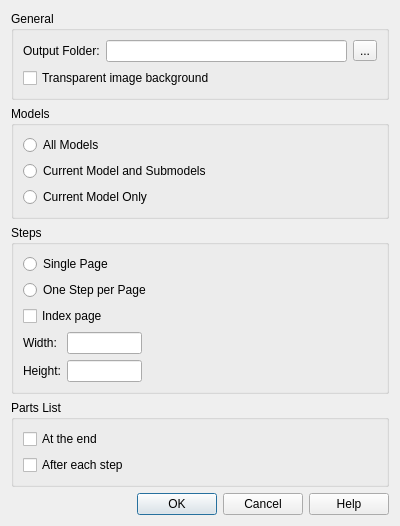
<?xml version="1.0" encoding="UTF-8"?>
<ui version="4.0">
 <class>swHTMLDialog</class>
 <widget class="QDialog" name="swHTMLDialog">
  <property name="whatsThis">
   <string>&lt;p&gt;&lt;b&gt;Export HTML&lt;/b&gt;&lt;/p&gt;&lt;p&gt;Create browser-viewable building instructions and PNG images in the output folder. Choose which models to include, how to organize the step pages, and where to show parts lists.&lt;/p&gt;&lt;p&gt;Keep the generated HTML and image files together when copying or sharing the instructions.&lt;/p&gt;</string>
  </property>
  <property name="geometry">
   <rect>
    <x>0</x>
    <y>0</y>
    <width>400</width>
    <height>460</height>
   </rect>
  </property>
  <property name="sizePolicy">
   <sizepolicy hsizetype="Minimum" vsizetype="Minimum">
    <horstretch>0</horstretch>
    <verstretch>0</verstretch>
   </sizepolicy>
  </property>
  <property name="windowTitle">
   <string>HTML Options</string>
  </property>
  <layout class="QVBoxLayout" name="verticalLayout">
   <item>
    <widget class="QGroupBox" name="groupBox_3">
     <property name="sizePolicy">
      <sizepolicy hsizetype="Minimum" vsizetype="Minimum">
       <horstretch>0</horstretch>
       <verstretch>0</verstretch>
      </sizepolicy>
     </property>
     <property name="title">
      <string>General</string>
     </property>
     <layout class="QVBoxLayout" name="verticalLayout_2">
      <item>
       <layout class="QHBoxLayout" name="horizontalLayout">
        <item>
         <widget class="QLabel" name="label_6">
          <property name="toolTip">
           <string>Folder for the generated HTML pages and images.</string>
          </property>
          <property name="whatsThis">
           <string>&lt;p&gt;&lt;b&gt;Output Folder&lt;/b&gt;&lt;/p&gt;&lt;p&gt;The exporter creates this folder if needed and writes the instruction pages and their images into it. Use a separate folder for each export to keep the generated files together.&lt;/p&gt;</string>
          </property>
          <property name="text">
           <string>Output Folder:</string>
          </property>
          <property name="buddy">
           <cstring>outputFolder</cstring>
          </property>
         </widget>
        </item>
        <item>
         <widget class="QLineEdit" name="outputFolder">
          <property name="toolTip">
           <string>Folder for the generated HTML pages and images.</string>
          </property>
          <property name="whatsThis">
           <string>&lt;p&gt;&lt;b&gt;Output Folder&lt;/b&gt;&lt;/p&gt;&lt;p&gt;The exporter creates this folder if needed and writes the instruction pages and their images into it. Use a separate folder for each export to keep the generated files together.&lt;/p&gt;</string>
          </property>
         </widget>
        </item>
        <item>
         <widget class="QToolButton" name="outputFolderBrowse">
          <property name="toolTip">
           <string>Choose the folder for the exported instructions.</string>
          </property>
          <property name="accessibleName">
           <string>Choose Output Folder</string>
          </property>
          <property name="text">
           <string>...</string>
          </property>
         </widget>
        </item>
       </layout>
      </item>
      <item>
       <widget class="QCheckBox" name="transparentImages">
        <property name="toolTip">
         <string>Save step images with a transparent background.</string>
        </property>
        <property name="whatsThis">
         <string>&lt;p&gt;&lt;b&gt;Transparent Image Background&lt;/b&gt;&lt;/p&gt;&lt;p&gt;When checked, the PNG step images have a transparent background so the page background can show through. When unchecked, they include the configured solid or gradient background with no transparency.&lt;/p&gt;</string>
        </property>
        <property name="text">
         <string>Transparent image background</string>
        </property>
       </widget>
      </item>
     </layout>
    </widget>
   </item>
   <item>
    <widget class="QGroupBox" name="groupBox_4">
     <property name="whatsThis">
      <string>&lt;p&gt;&lt;b&gt;Models&lt;/b&gt;&lt;/p&gt;&lt;p&gt;Export instructions for the model and all submodels, only the model or submodel being edited, or that entry with its referenced submodels. When several entries are exported, an overall index links to their instructions.&lt;/p&gt;</string>
     </property>
     <property name="title">
      <string>Models</string>
     </property>
     <layout class="QVBoxLayout" name="verticalLayout_3">
      <item>
       <widget class="QRadioButton" name="allModels">
        <property name="toolTip">
         <string>Export instructions for the model and all submodels.</string>
        </property>
        <property name="text">
         <string>All Models</string>
        </property>
       </widget>
      </item>
      <item>
       <widget class="QRadioButton" name="currentModelSubmodels">
        <property name="toolTip">
         <string>Export the current model and the submodels it references.</string>
        </property>
        <property name="text">
         <string>Current Model and Submodels</string>
        </property>
       </widget>
      </item>
      <item>
       <widget class="QRadioButton" name="currentModelOnly">
        <property name="toolTip">
         <string>Export instructions only for the current model.</string>
        </property>
        <property name="text">
         <string>Current Model Only</string>
        </property>
       </widget>
      </item>
     </layout>
    </widget>
   </item>
   <item>
    <widget class="QGroupBox" name="groupBox">
     <property name="whatsThis">
      <string>&lt;p&gt;&lt;b&gt;Steps&lt;/b&gt;&lt;/p&gt;&lt;p&gt;Single Page places all steps for each model on one HTML page. One Step per Page creates separate pages with navigation links. In that mode, Index page adds a page linking to the steps.&lt;/p&gt;&lt;p&gt;Width and Height set the step image size in pixels. Use dimensions from 1 to 32768 pixels.&lt;/p&gt;</string>
     </property>
     <property name="title">
      <string>Steps</string>
     </property>
     <layout class="QFormLayout" name="formLayout_2">
      <item row="0" column="0" colspan="2">
       <widget class="QRadioButton" name="singlePage">
        <property name="toolTip">
         <string>Put all steps for each model on one HTML page.</string>
        </property>
        <property name="text">
         <string>Single Page</string>
        </property>
       </widget>
      </item>
      <item row="1" column="0" colspan="2">
       <widget class="QRadioButton" name="oneStepPerPage">
        <property name="toolTip">
         <string>Create a separate HTML page for each step.</string>
        </property>
        <property name="text">
         <string>One Step per Page</string>
        </property>
       </widget>
      </item>
      <item row="2" column="0" colspan="2">
       <widget class="QCheckBox" name="indexPage">
        <property name="toolTip">
         <string>Add a step index when using One Step per Page.</string>
        </property>
        <property name="text">
         <string>Index page</string>
        </property>
       </widget>
      </item>
      <item row="3" column="0">
       <widget class="QLabel" name="label">
        <property name="toolTip">
         <string>Width of each step image, in pixels.</string>
        </property>
        <property name="text">
         <string>Width:</string>
        </property>
        <property name="buddy">
         <cstring>stepWidth</cstring>
        </property>
       </widget>
      </item>
      <item row="3" column="1">
       <widget class="QLineEdit" name="stepWidth">
        <property name="toolTip">
         <string>Width of each step image, in pixels.</string>
        </property>
        <property name="maximumSize">
         <size>
          <width>75</width>
          <height>16777215</height>
         </size>
        </property>
       </widget>
      </item>
      <item row="4" column="0">
       <widget class="QLabel" name="label_2">
        <property name="toolTip">
         <string>Height of each step image, in pixels.</string>
        </property>
        <property name="text">
         <string>Height:</string>
        </property>
        <property name="buddy">
         <cstring>stepHeight</cstring>
        </property>
       </widget>
      </item>
      <item row="4" column="1">
       <widget class="QLineEdit" name="stepHeight">
        <property name="toolTip">
         <string>Height of each step image, in pixels.</string>
        </property>
        <property name="maximumSize">
         <size>
          <width>75</width>
          <height>16777215</height>
         </size>
        </property>
       </widget>
      </item>
     </layout>
    </widget>
   </item>
   <item>
    <widget class="QGroupBox" name="groupBox_2">
     <property name="whatsThis">
      <string>&lt;p&gt;&lt;b&gt;Parts List&lt;/b&gt;&lt;/p&gt;&lt;p&gt;After each step shows the parts added in that step. At the end shows the complete model inventory after the instructions. You can enable either option, both, or neither.&lt;/p&gt;</string>
     </property>
     <property name="title">
      <string>Parts List</string>
     </property>
     <layout class="QVBoxLayout" name="verticalLayout_4">
      <item>
       <widget class="QCheckBox" name="partsAtTheEnd">
        <property name="toolTip">
         <string>Include a complete parts list after each model's instructions.</string>
        </property>
        <property name="text">
         <string>At the end</string>
        </property>
       </widget>
      </item>
      <item>
       <widget class="QCheckBox" name="partsAfterEachStep">
        <property name="toolTip">
         <string>Include a list of the parts added in each step.</string>
        </property>
        <property name="text">
         <string>After each step</string>
        </property>
       </widget>
      </item>
     </layout>
    </widget>
   </item>
   <item>
    <widget class="QDialogButtonBox" name="buttonBox">
     <property name="orientation">
      <enum>Qt::Horizontal</enum>
     </property>
     <property name="standardButtons">
      <set>QDialogButtonBox::Cancel|QDialogButtonBox::Help|QDialogButtonBox::Ok</set>
     </property>
    </widget>
   </item>
  </layout>
 </widget>
 <tabstops>
  <tabstop>outputFolder</tabstop>
  <tabstop>outputFolderBrowse</tabstop>
  <tabstop>transparentImages</tabstop>
  <tabstop>allModels</tabstop>
  <tabstop>currentModelSubmodels</tabstop>
  <tabstop>currentModelOnly</tabstop>
  <tabstop>singlePage</tabstop>
  <tabstop>oneStepPerPage</tabstop>
  <tabstop>indexPage</tabstop>
  <tabstop>stepWidth</tabstop>
  <tabstop>stepHeight</tabstop>
  <tabstop>partsAtTheEnd</tabstop>
  <tabstop>partsAfterEachStep</tabstop>
 </tabstops>
 <resources/>
 <connections>
  <connection>
   <sender>buttonBox</sender>
   <signal>accepted()</signal>
   <receiver>swHTMLDialog</receiver>
   <slot>accept()</slot>
   <hints>
    <hint type="sourcelabel">
     <x>252</x>
     <y>564</y>
    </hint>
    <hint type="destinationlabel">
     <x>157</x>
     <y>274</y>
    </hint>
   </hints>
  </connection>
  <connection>
   <sender>buttonBox</sender>
   <signal>rejected()</signal>
   <receiver>swHTMLDialog</receiver>
   <slot>reject()</slot>
   <hints>
    <hint type="sourcelabel">
     <x>320</x>
     <y>564</y>
    </hint>
    <hint type="destinationlabel">
     <x>286</x>
     <y>274</y>
    </hint>
   </hints>
  </connection>
 </connections>
</ui>
